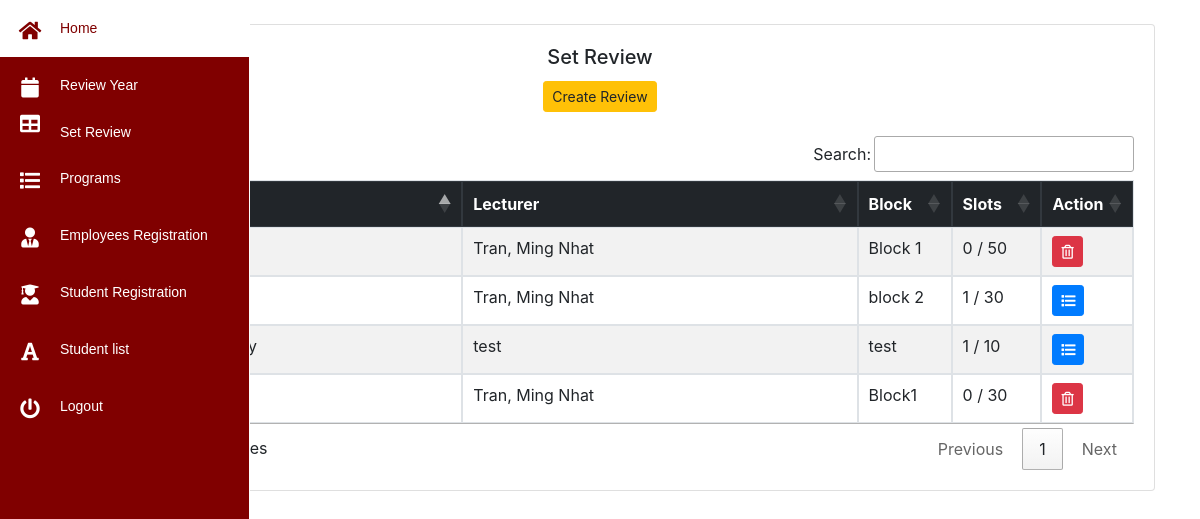
/admin/en_review.php (signed in), run on the app's committed database.
### tables this page shows
CREATE TABLE `block` (
  `block_id` int(11) NOT NULL,
  `program` varchar(255) NOT NULL,
  `block_name` varchar(225) NOT NULL,
  `slots` varchar(255) NOT NULL,
  `year` varchar(255) NOT NULL,
  `lecturer` varchar(225) NOT NULL
);

### admin/en_review.php (the view, shortened to what this page needs)
<?php
include "php/nav.php";
 $query= "SELECT * FROM block WHERE year ='$active'";
 $result= mysqli_query($conn,$query);
?>
 <link rel="stylesheet" type="text/css" href="https://cdn.datatables.net/1.10.19/css/jquery.dataTables.css">
<div class="container">
  	<br>
<div class="card-deck" >
  <div class="card">
    <div class="card-body">
     <center> <h5 class="card-title">Set Review</h5></center>
     <center><button type="submit" class="btn btn-warning btn-sm" name="review" data-toggle="modal" data-target="#creview">
  Create Review
</button></center>
<br>
 <div class="table-sorting table-responsive-sm mx-auto" >
                                        <table class="table table-striped table-bordered"  id="tSortable20">
                                        <thead class="thead-dark">
                                            <th style="width:30%">Program</th>
                                             <th style="width:30%">Lecturer</th>
                                            <th style="width:5%">Block</th>
                                            <th style="width:5%">Slots</th>
                                            <th style="width:1%">Action</th>
                                      </thead>
                                      <tbody>
                                        <?php
                                        while($row = mysqli_fetch_array($result)){
                                        ?>
 <?php
 $blocc =$row['block_id'];
 $check_s= mysqli_query($conn, "SELECT * FROM enrolltbl WHERE enroll_date='$active' AND block_id='$blocc'");
 $check_s_row= mysqli_num_rows($check_s);
    ?>
                                         <td><?php echo $row['program']?> </td>
                                         <td><?php echo $row['lecturer']?> </td>
                                         <td><?php echo $row['block_name']?></td>
                                         <td><?php echo  $check_s_row;?> / <?php echo $row['slots']?></td>
                                         <td>
  <?php
  $list ="";
  $del ="";
  if ($check_s_row > 0) {
    $list ="";
    $del ='hidden';
  }else{
$del ="";
$list ="hidden";
  }
  ?>
                                        <a href="action/eblock.php?id=<?php echo $row["block_id"]; ?>" onclick="return confirm_pay()" <?php echo $del?> class="btn btn-danger btn-sm" title="Delete" ><i class="far fa-trash-alt"></i></a>
                                        <a href="bstudent_list.php?id=<?php echo $row["block_id"]; ?>" <?php echo $list?> class="btn btn-primary btn-sm" title="List" ><i class="fas fa-list"></i></a>
                                         </td>
   <?php
   }
  ?>
  </tbody>
</table>
</div>
</body>

### data on the page
block: lecturer "Tran, Ming Nhat", block_name "Block 1", check_s_row "0", slots "50"
block: lecturer "Tran, Ming Nhat", block_name "block 2", check_s_row "1", slots "30"
block: lecturer "Tran, Ming Nhat", block_name "Block1", check_s_row "0", slots "30"
block: lecturer "test", block_name "test", check_s_row "1", slots "10"
